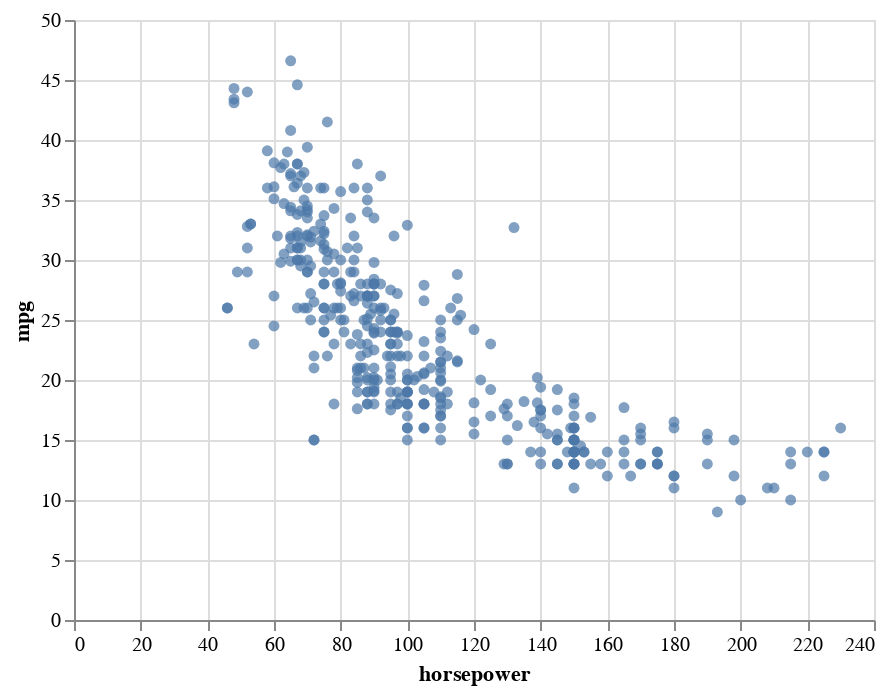

Here is the notebook cell this chart was saved with:
### Markdown cell above
* Using Altair, make a scatter plot with "horsepower" along the x-axis and with "mpg" along the y-axis.

### Code cell
alt.Chart(df).mark_circle().encode(
    x = "horsepower",
    y = "mpg"

)

### Figure 1 — Vega-Lite specification as saved in the notebook (floating-point values rounded to 4 significant figures; data arrays with more than 128 entries replaced by an {"elided": "..."} marker saying what was removed)
{"config": {"view": {"continuousWidth": 400, "continuousHeight": 300}}, "data": {"name": "data-c5db13bd6cda0232846bf6dbf479262d"}, "mark": "circle", "encoding": {"x": {"field": "horsepower", "type": "quantitative"}, "y": {"field": "mpg", "type": "quantitative"}}, "$schema": "https://vega.github.io/schema/vega-lite/v4.17.0.json", "datasets": {"data-c5db13bd6cda0232846bf6dbf479262d": {"elided": "392 records"}}}
